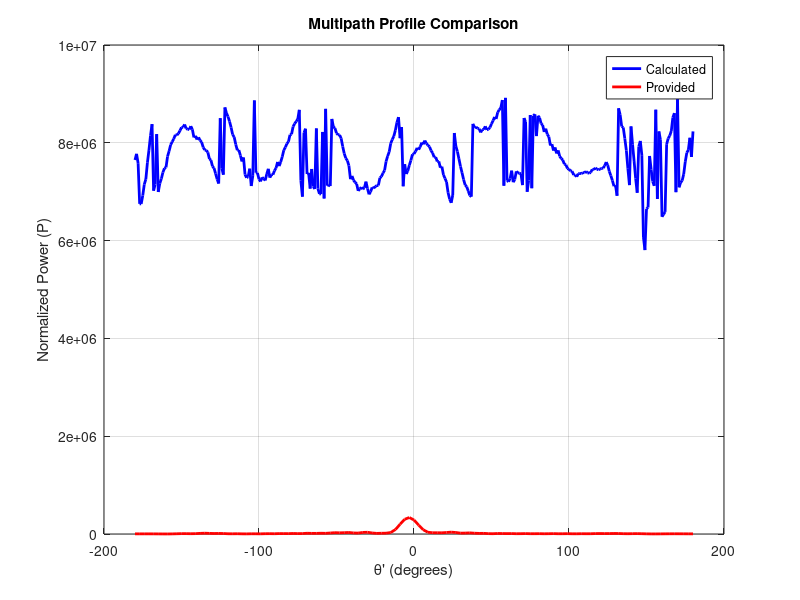

Reproduce this figure in MATLAB.
% Load the data from circular.mat
load('circular.mat');

% Constants
R = 0.208;  % Radius of the antenna array in meters
f = 5.5e9;  % Frequency of the signal in Hz

% % Calculate the time difference between consecutive timestamps
% time_diff = diff(t);
% angular_velocity = 360 / (12.25 / time_diff(1));  % Degrees per second
% 
% % Calculate angular positions (φ) for each measurement in radians
% phi = cumsum(angular_velocity * time_diff) * pi / 180; % Convert to radians

% Create an array to store the multipath profile
theta_values = -180:180;  % Adjusted θ' values at 3-degree intervals
multipath_profile = zeros(size(theta_values));

% Calculate the multipath profile for different θ' values
for i = 1:length(theta_values)
    mpsum = zeros(size(theta_values));
    for j = 1:length(theta_values)
        theta_prime = theta_values(i) - theta_values(j);  % θ' in degrees
        hk = h(i);
        mpsum(j) = abs((hk * exp(1j * 2 * pi * f * R * cos(theta_prime)))).^2;
    end
    multipath_profile(i) = sum(mpsum); 
end

% Normalize the multipath profile for better visualization
% multipath_profile = multipath_profile / max(multipath_profile);

% Load the provided multipath profile values
load('MultipathProfile.mat');

% Plot both the calculated multipath profile and the provided values
plot(theta_values, multipath_profile, 'b', 'LineWidth', 2);
hold on;
theta_values3 = -180:3:180;
plot(theta_values3, P, 'r', 'LineWidth', 2);
hold off;

xlabel('θ'' (degrees)');
ylabel('Normalized Power (P)');
title('Multipath Profile Comparison');
legend('Calculated', 'Provided');
grid on;
